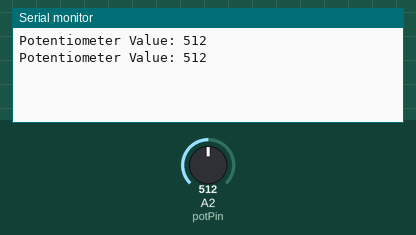
Recording of a sketch running on a simulated Arduino Uno, built with avr-gcc and run on an emulated ATmega328P. On the bench: the last lines printed to the serial monitor. The test bench sets the inputs (shaded band); at power-on: A2 (potPin) = 512.

Above: at 1.8 s.
1.9 s: A2 (potPin) set to 716
At 2.8 s:
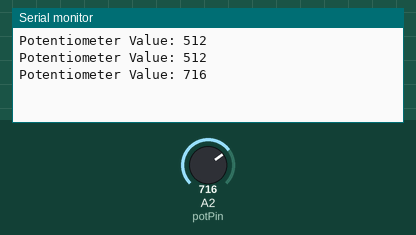
3.4 s: A2 (potPin) set to 900
At 4.8 s:
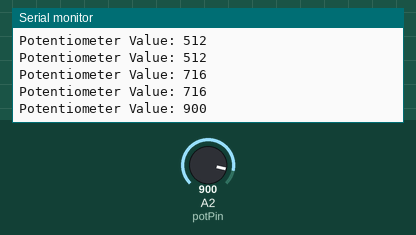
Timing chart, 0 to 6.4 s (numbered marks = the images above; inputs shaded):
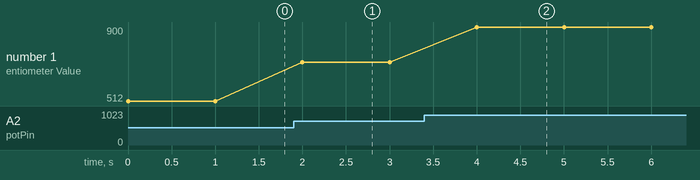

The sketch:

led_blinker.ino
```cpp
const int potPin=2;
void setup() {
  Serial.begin(115200);
  // put your setup code here, to run once:

}

void loop() {
  int potValue=analogRead(potPin);
  Serial.print("Potentiometer Value: ");
  Serial.println(potValue);
  delay(1000);
  // put your main code here, to run repeatedly:

}
```

Measured:
- after the input at 1.9 s, the serial monitor: prints a new line after 0.10 s (image 1)
- after the input at 3.4 s, the serial monitor: prints a new line after 0.60 s (image 2)
- plotted number 1: 512 → 716 after the input at 1.9 s, 716 → 900 after the input at 3.4 s
